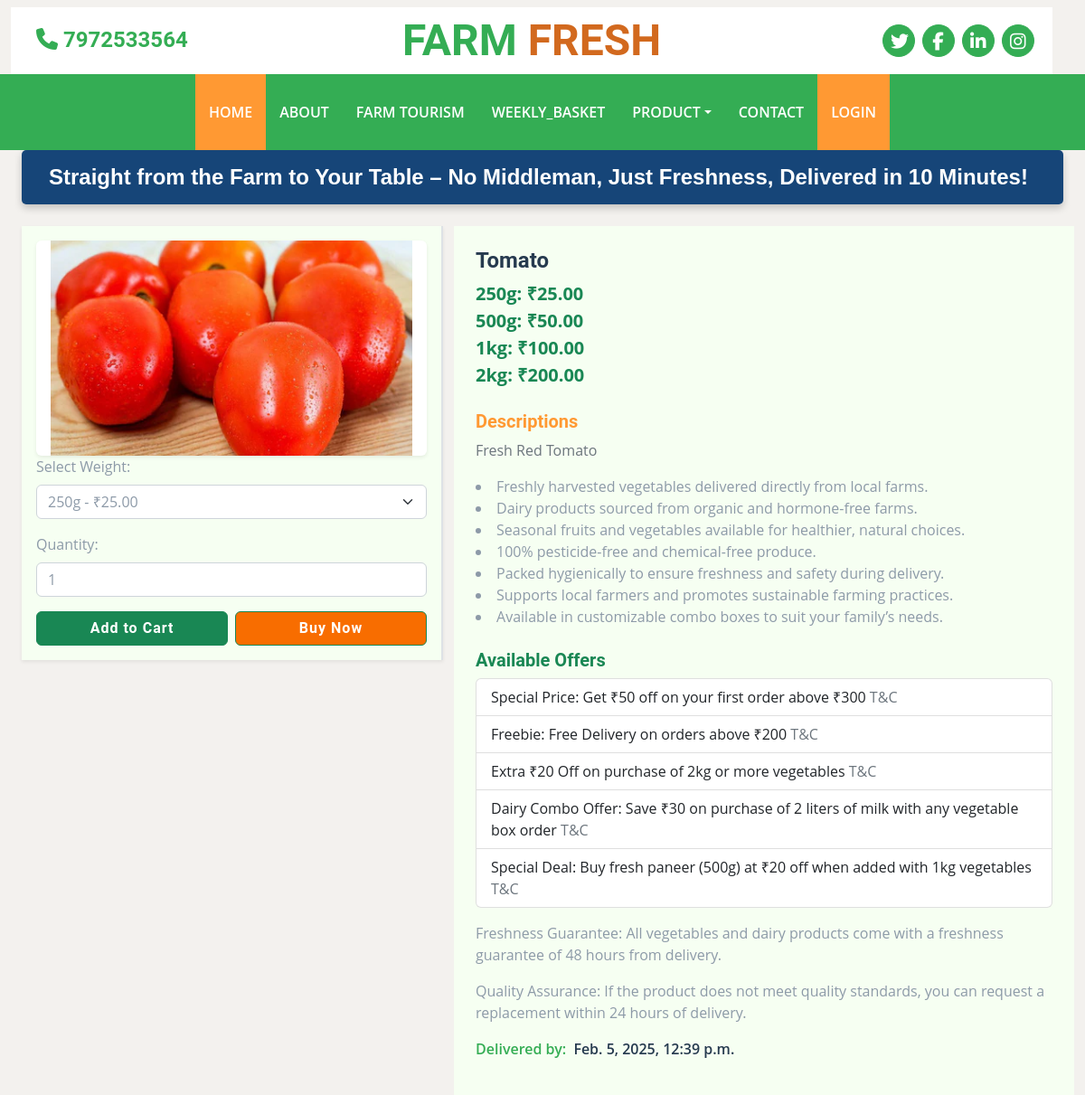
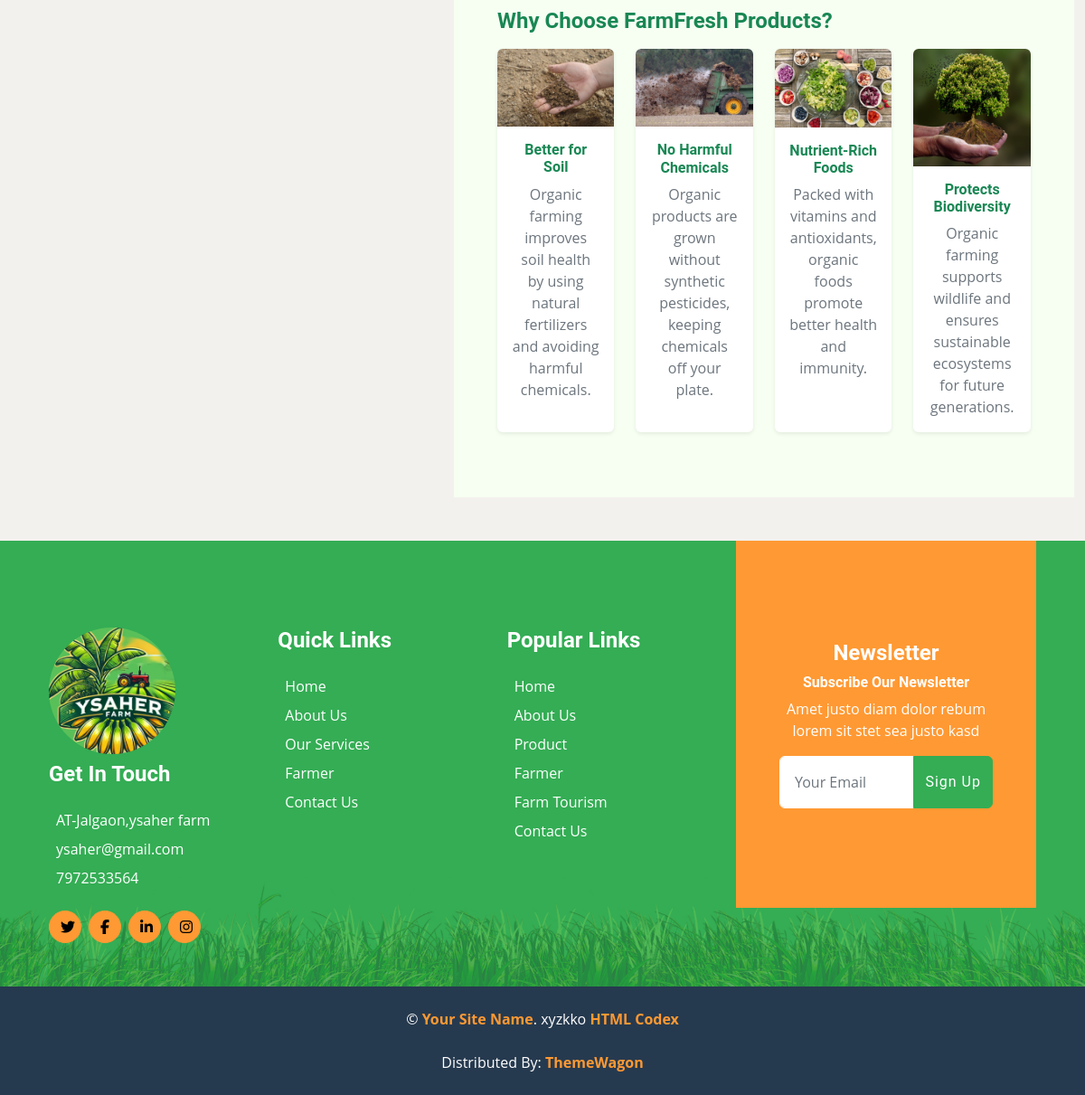
Screenshot of /product_details/2 with the database file from the repository (2 pictures, top to bottom).
### product/models.py (models this page shows, shortened)
class Product(models.Model):
    title = models.CharField(max_length=255)
    description = models.TextField()
    stock_qty = models.PositiveIntegerField()
    image = models.ImageField(upload_to='product_pics/')
    category = models.ForeignKey(Category, on_delete=models.CASCADE)
    created_at = models.DateField(auto_now_add=True)
    updated_at = models.DateField(auto_now=True)

class ProductWeightPrice(models.Model):
    WEIGHT_CHOICES = [
        ('250g', '250 grams'),
        ('500g', '500 grams'),
        ('1kg', '1 kilogram'),
        ('2kg', '2 kilograms'),
    ]
    product = models.ForeignKey(Product, on_delete=models.CASCADE, related_name='weight_prices')
    weight = models.CharField(max_length=10, choices=WEIGHT_CHOICES)
    price = models.DecimalField(max_digits=10, decimal_places=2)

### account/views.py (the view)
# urls.py: path('product_details/<int:id>',views.product_details,name="product_details"),
def product_details(request, id):
    product = get_object_or_404(Product, id=id)
    weight_prices = product.weight_prices.all()
    date = datetime.datetime.today() + datetime.timedelta(hours=5)
    context = {
        'product': product,
        'weight_prices': weight_prices,
        'date': date
    }
    return render(request, "product_details.html", context)

### templates/product_details.html (shortened to what this page needs)
{% extends "base.html" %}
{% load static %}
{% block content %}
<div class="container-fluid my-4">
  <div class="row g-4">
    <div class="col-lg-5">
      <div class="position-sticky d-flex flex-column justify-content-between bg-light p-3 shadow-sm"
           style="top: 0; height: 60vh; border-right: 2px solid #dee2e6;">
        <div class="rounded bg-white shadow-sm p-3 d-flex justify-content-center align-items-center"
             style="height: 75%; overflow: hidden;">
          <img src="{{ product.image.url }}" class="img-fluid rounded"
               alt="{{ product.title|title }}" style="height: 300px; width: 400px; object-fit: cover;">
        </div>
        <div class="w-100 mt-auto">
          <form method="post" action="{% url 'add_to_cart' product.id %}">
            <div class="mb-3">
              <label for="weight" class="form-label">Select Weight:</label>
              <select name="weight" id="weight" class="form-select">
                {% for weight_price in product.weight_prices.all %}
                  <option value="{{ weight_price.weight }}">
                    {{ weight_price.weight }} - ₹{{ weight_price.price }}
                  </option>
                {% endfor %}
              </select>
            </div>
            <div class="mb-3">
              <label for="quantity" class="form-label">Quantity:</label>
              <input type="number" name="quantity" id="quantity" value="1" min="1" class="form-control">
            </div>
            <div class="row g-2">
              <div class="col-6">
                <button type="submit" class="btn btn-success w-100 fw-bold">Add to Cart</button>
              </div>
              <div class="col-6">
                <button type="submit" class="btn btn-success w-100 fw-bold"style="background-color: #f86d00 ">Buy Now</button>              </div>
            </div>
          </form>
        </div>
      </div>
    </div>
    <div class="col-lg-7 bg-light p-4">
      <h4 class="fw-bold text-dark">{{ product.title|title }}</h4>
      <p class="text-dark fs-5">
        {% for weight_price in product.weight_prices.all %}
          <span class="text-success fw-bold">
            {{ weight_price.weight }}: ₹{{ weight_price.price }}
          </span><br>
        {% endfor %}
      </p>
      <h5 class="mt-4 text-secondary fw-semibold">Descriptions</h5>
      <p class="text-muted">{{ product.description }}</p>
        <li>Freshly harvested vegetables delivered directly from local farms.</li>
        <li>Dairy products sourced from organic and hormone-free farms.</li>
        <li>Seasonal fruits and vegetables available for healthier, natural choices.</li>
        <li>100% pesticide-free and chemical-free produce.</li>
        <li>Packed hygienically to ensure freshness and safety during delivery.</li>
        <li>Supports local farmers and promotes sustainable farming practices.</li>
        <li>Available in customizable combo boxes to suit your family’s needs.</li>
      <h5 class="mt-4 text-success fw-semibold">Available Offers</h5>
      <ul class="list-group">
        <li class="list-group-item">Special Price: Get ₹50 off on your first order above ₹300 <span class="text-muted">T&C</span></li>
        <li class="list-group-item">Freebie: Free Delivery on orders above ₹200 <span class="text-muted">T&C</span></li>
        <li class="list-group-item">Extra ₹20 Off on purchase of 2kg or more vegetables <span class="text-muted">T&C</span></li>
        <li class="list-group-item">Dairy Combo Offer: Save ₹30 on purchase of 2 liters of milk with any vegetable box order <span class="text-muted">T&C</span></li>
        <li class="list-group-item">Special Deal: Buy fresh paneer (500g) at ₹20 off when added with 1kg vegetables <span class="text-muted">T&C</span></li>
      </ul>
      <p class="mt-3">Freshness Guarantee: All vegetables and dairy products come with a freshness guarantee of 48 hours from delivery.</p>
      <p>Quality Assurance: If the product does not meet quality standards, you can request a replacement within 24 hours of delivery.</p>
      <p class="text-primary fw-semibold">Delivered by: <span class="text-dark ms-1">{{ date }}</span></p>
      <div class="container my-5">
        <h4 class="fw-bold text-success mb-3">Why Choose FarmFresh Products?</h4>
        <div class="row g-4">
          <div class="col-lg-3 col-md-6">
            <div class="card border-0 shadow-sm h-100">
              <img src="{% static 'images/soil.jpg' %}" class="card-img-top rounded-top" alt="Healthy Soil">
              <div class="card-body text-center">
                <h6 class="card-title text-success fw-bold">Better for Soil</h6>
                <p class="card-text text-muted">Organic farming improves soil health by using natural fertilizers and avoiding harmful chemicals.</p>
              </div>
            </div>
          </div>
          <div class="col-lg-3 col-md-6">
            <div class="card border-0 shadow-sm h-100">
              <img src="{% static 'images/organic_fer.jpg' %}" class="card-img-top rounded-top" alt="No Harmful Chemicals">
              <div class="card-body text-center">
                <h6 class="card-title text-success fw-bold">No Harmful Chemicals</h6>
                <p class="card-text text-muted">Organic products are grown without synthetic pesticides, keeping chemicals off your plate.</p>
              </div>
            </div>
          </div>
          <div class="col-lg-3 col-md-6">
            <div class="card border-0 shadow-sm h-100">
              <img src="{% static 'images/ntrient.jpg' %}" class="card-img-top rounded-top" alt="Nutrient-Rich Foods">
              <div class="card-body text-center">
                <h6 class="card-title text-success fw-bold">Nutrient-Rich Foods</h6>
                <p class="card-text text-muted">Packed with vitamins and antioxidants, organic foods promote better health and immunity.</p>
              </div>
            </div>
          </div>
          <div class="col-lg-3 col-md-6">
            <div class="card border-0 shadow-sm h-100">
              <img src="{% static 'images/nature.jpg' %}" class="card-img-top rounded-top" alt="Protects Biodiversity">
              <div class="card-body text-center">
                <h6 class="card-title text-success fw-bold">Protects Biodiversity</h6>
                <p class="card-text text-muted">Organic farming supports wildlife and ensures sustainable ecosystems for future generations.</p>
              </div>
            </div>
          </div>
        </div>
      </div>
    </div>
  </div>
</div>
{% endblock content %}

### static/css/styles.css (style rules this page uses)
:root { --primary: #34AD54; --secondary: #FF9933; --light: #F6FFF2; --dark: #263A4F; }
.btn { font-family: 'Roboto', sans-serif; letter-spacing: 1px; font-weight: 700; transition: .5s; }

### templates/base.html (style rules this page uses)
body { background-color: rgb(243, 241, 238); }

### rows the page displays
Product: image (picture), title "Tomato", description "Fresh Red Tomato"
ProductWeightPrice: weight "250g", price "25.00"
ProductWeightPrice: weight "500g", price "50.00"
ProductWeightPrice: weight "1kg", price "100.00"
ProductWeightPrice: weight "2kg", price "200.00"

### other values shown
form field weight "250g - ₹25.00"
